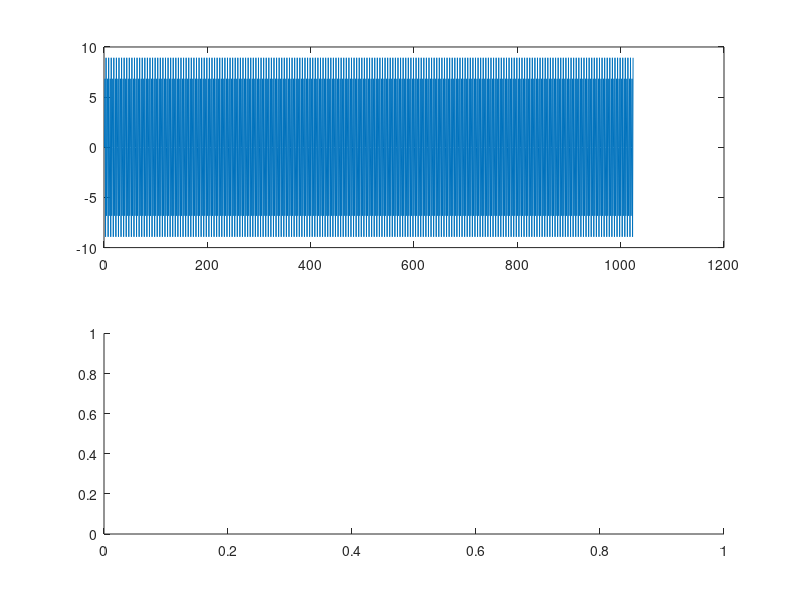

The MATLAB source for this figure: (Note: this script raises an error after producing the figure.)
% STFT -- Short-Time-Fourier-Tranformation
% spectrogram, matlab built-in function

close all,clc
N = 1024;
n = 0:1:N-1;

w0 = 2*pi/5;
x = sin(w0*n)+10*sin(2*w0*n);
subplot(2,1,1)
plot(x)

subplot(2,1,2)
S = spectrogram(x,10,5);
spectrogram(x, 'yaxis')